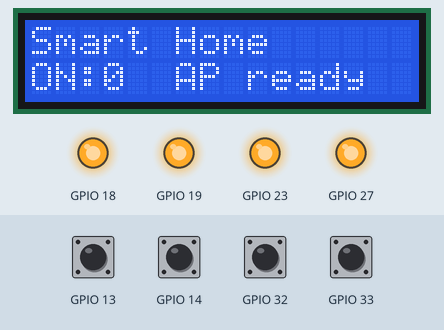
The sketch below on a simulated ESP32. Parts: 16×2 character LCD, output pins drawn as LEDs (lit = HIGH). The test bench sets the inputs (shaded band); at power-on: GPIO 13, GPIO 14, GPIO 32, GPIO 33 HIGH. WiFi joins after 1.5 s; servers stay silent unless stated; storage starts empty; what the sketch prints to the serial monitor is not drawn.

Above: at 5.6 s.
5.7 s: GPIO 13 pulled LOW for 0.15 s
At 8.1 s:
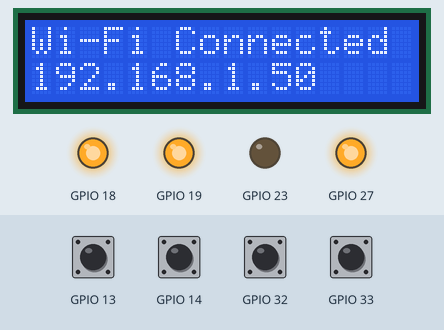
8.8 s: GPIO 14 pulled LOW for 0.15 s
At 11.3 s:
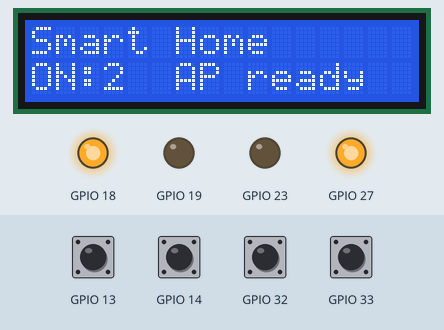
11.9 s: GPIO 32 pulled LOW for 0.15 s
At 13.2 s:
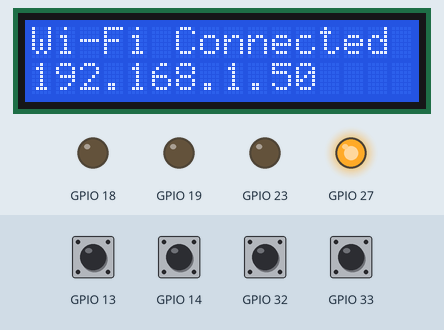
15.0 s: GPIO 13 pulled LOW for 1 s
At 15.6 s:
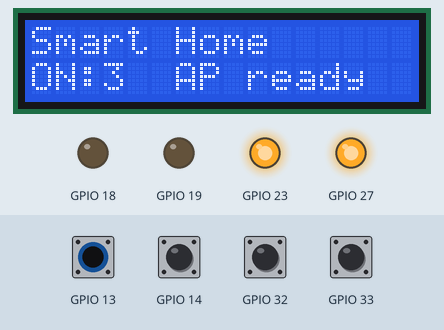
19.0 s: GPIO 14 pulled LOW for 1 s
At 21.4 s:
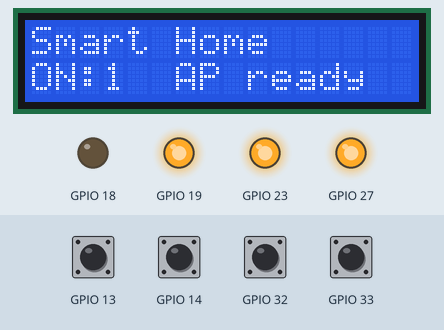
23.0 s: GPIO 33 pulled LOW for 0.15 s
At 24.1 s:
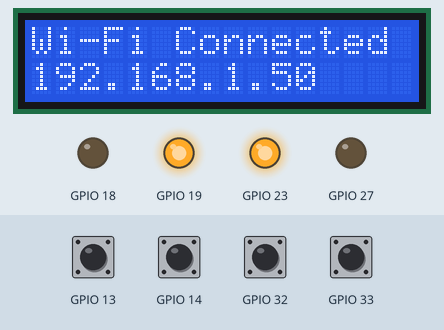
Timing chart, 0 to 26.0 s (numbered marks = the images above; inputs shaded):
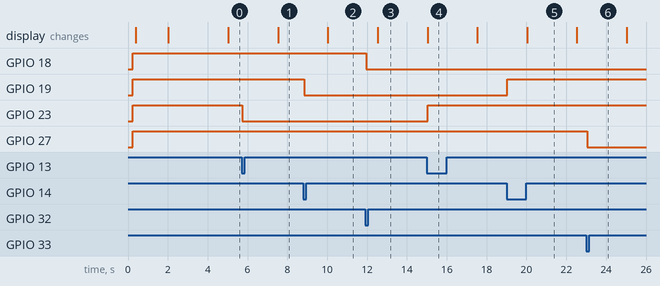

Measured:
- after the input at 5.7 s, GPIO 23: HIGH → LOW after 0.05 s
- after the input at 8.8 s, GPIO 19: HIGH → LOW after 0.05 s; the display: changes after 1.2 s (image 2)
- after the input at 11.9 s, GPIO 18: HIGH → LOW after 0.05 s
- after the input at 15.0 s, GPIO 23: LOW → HIGH after 0.05 s
- after the input at 19.0 s, GPIO 19: LOW → HIGH after 0.05 s; the display: changes after 1.0 s (image 5)
- after the input at 23.0 s, GPIO 27: HIGH → LOW after 0.05 s
- what the display in image 5 shows lasts 2.5 s, from 20.0 s to 22.5 s

The sketch:

SmartHome_Automation.ino
```cpp
/*
  ESP32-Based Smart Home Automation — Integrated Firmware
  Board: ESP32 DevKit V1
  Relays: GPIO 23, 19, 18, 27 (assumed active LOW)
  Switches: GPIO 13, 14, 32, 33 (active LOW INPUT_PULLUP)
  LCD: 16x2 I2C, SDA 21 / SCL 22, default address 0x27
  Libraries required:
    - ArduinoJson (6.x or 7.x)
    - LiquidCrystal_I2C (compatible library)
    - ESPAsyncWebServer
    - AsyncTCP
  Dashboard files must be uploaded to LittleFS under / (index.html, css/, js/).
  IMPORTANT: Test with relay contacts disconnected from mains.
*/
#include <Arduino.h>
#include <WiFi.h>
#include <Wire.h>
#include <LiquidCrystal_I2C.h>
#include <LittleFS.h>
#include <ArduinoJson.h>
#include <AsyncTCP.h>
#include <ESPAsyncWebServer.h>

namespace Pins {
  constexpr uint8_t RELAY[4]  = {23, 19, 18, 27};
  constexpr uint8_t SWITCH[4] = {13, 14, 32, 33};
  constexpr uint8_t SDA = 21;
  constexpr uint8_t SCL = 22;
}
constexpr bool RELAY_ACTIVE_LOW = true;
constexpr uint8_t LCD_ADDR = 0x27;
constexpr uint32_t DEBOUNCE_MS = 45;
const char* AP_NAME = "SmartHome-ESP32";
const char* AP_PASS = "smarthome123"; // Change before public use
const char* STA_SSID = "YOUR_WIFI_NAME";
const char* STA_PASS = "YOUR_WIFI_PASSWORD";
const char* CONFIG_FILE = "/config.json";

LiquidCrystal_I2C lcd(LCD_ADDR, 16, 2);
AsyncWebServer server(80);
AsyncWebSocket ws("/ws");

bool relayState[4] = {false,false,false,false};
bool rawSwitch[4] = {HIGH,HIGH,HIGH,HIGH};
bool stableSwitch[4] = {HIGH,HIGH,HIGH,HIGH};
uint32_t switchChangedAt[4] = {0,0,0,0};
String applianceName[4] = {"Red Lamp","Green Lamp","Blue Lamp","Yellow Lamp"};
String applianceType[4] = {"Light","Light","Light","Light"};
String applianceIcon[4] = {"bulb","bulb","bulb","bulb"};
String applianceColor[4] = {"#ff5b61","#27d17f","#438cff","#f1c232"};
String lcdStatus = "Starting...";
uint32_t lcdLastUpdate = 0;
uint8_t lcdPage = 0;

String jsonState() {
  JsonDocument doc;
  JsonArray channels = doc["channels"].to<JsonArray>();
  for (uint8_t i=0;i<4;i++) channels.add(relayState[i]);
  doc["wifi"] = WiFi.status()==WL_CONNECTED ? "connected" : "ap";
  doc["ip"] = WiFi.status()==WL_CONNECTED ? WiFi.localIP().toString() : WiFi.softAPIP().toString();
  String out; serializeJson(doc,out); return out;
}
String channelJson(uint8_t ch) {
  JsonDocument doc;
  doc["channel"]=ch+1; doc["state"]=relayState[ch];
  String out; serializeJson(doc,out); return out;
}
void publishState(uint8_t ch) {
  ws.textAll(channelJson(ch));
}
void setRelay(uint8_t ch, bool on, bool broadcast=true) {
  if(ch>=4) return;
  relayState[ch]=on;
  digitalWrite(Pins::RELAY[ch], RELAY_ACTIVE_LOW ? (on?LOW:HIGH) : (on?HIGH:LOW));
  Serial.printf("Relay/channel %u => %s\n",ch+1,on?"ON":"OFF");
  if(broadcast) publishState(ch);
}
void allOff() { for(uint8_t i=0;i<4;i++) setRelay(i,false); }
void loadConfig() {
  if(!LittleFS.exists(CONFIG_FILE)) return;
  File f=LittleFS.open(CONFIG_FILE,"r"); if(!f) return;
  JsonDocument doc; DeserializationError e=deserializeJson(doc,f); f.close();
  if(e){Serial.println("Config JSON invalid; using defaults.");return;}
  JsonArray arr=doc["channels"].as<JsonArray>();
  for(uint8_t i=0;i<4 && i<arr.size();i++){
    JsonObject c=arr[i];
    if(c["name"].is<const char*>()) applianceName[i]=String((const char*)c["name"]);
    if(c["type"].is<const char*>()) applianceType[i]=String((const char*)c["type"]);
    if(c["icon"].is<const char*>()) applianceIcon[i]=String((const char*)c["icon"]);
    if(c["color"].is<const char*>()) applianceColor[i]=String((const char*)c["color"]);
  }
}
bool saveConfig(JsonDocument& doc) {
  File f=LittleFS.open(CONFIG_FILE,"w"); if(!f) return false;
  bool ok=serializeJson(doc,f)>0; f.close(); return ok;
}
void configJson(String& out) {
  JsonDocument doc; JsonArray arr=doc["channels"].to<JsonArray>();
  for(uint8_t i=0;i<4;i++){
    JsonObject c=arr.add<JsonObject>();
    c["id"]=i+1; c["name"]=applianceName[i]; c["type"]=applianceType[i];
    c["icon"]=applianceIcon[i]; c["color"]=applianceColor[i]; c["state"]=relayState[i];
  }
  serializeJson(doc,out);
}
void lcdPrintLine(uint8_t row,String text) {
  if(text.length()>16) text=text.substring(0,16);
  while(text.length()<16) text+=" ";
  lcd.setCursor(0,row); lcd.print(text);
}
void updateLCD() {
  if(millis()-lcdLastUpdate<2500) return;
  lcdLastUpdate=millis();
  if(WiFi.status()==WL_CONNECTED) {
    if(lcdPage==0){lcdPrintLine(0,"Wi-Fi Connected");lcdPrintLine(1,WiFi.localIP().toString());}
    else {lcdPrintLine(0,"Smart Home");lcdPrintLine(1,String("ON:")+String((relayState[0]?1:0)+(relayState[1]?1:0)+(relayState[2]?1:0)+(relayState[3]?1:0))+"  AP ready");}
  } else {
    if(lcdPage==0){lcdPrintLine(0,"Wi-Fi: AP Mode");lcdPrintLine(1,WiFi.softAPIP().toString());}
    else {lcdPrintLine(0,"Connect to:");lcdPrintLine(1,AP_NAME);}
  }
  lcdPage=(lcdPage+1)%2;
}
void handleSwitches() {
  uint32_t now=millis();
  for(uint8_t i=0;i<4;i++){
    bool reading=digitalRead(Pins::SWITCH[i]);
    if(reading!=rawSwitch[i]){rawSwitch[i]=reading;switchChangedAt[i]=now;}
    if(now-switchChangedAt[i]>=DEBOUNCE_MS && stableSwitch[i]!=rawSwitch[i]){
      stableSwitch[i]=rawSwitch[i];
      // Toggle on a debounced switch press/active edge (LOW).
      if(stableSwitch[i]==LOW) setRelay(i,!relayState[i]);
    }
  }
}
void sendStatus(AsyncWebServerRequest* req) {
  req->send(200,"application/json",jsonState());
}
void setupRoutes() {
  server.on("/api/status",HTTP_GET,sendStatus);
  server.on("/api/config",HTTP_GET,[](AsyncWebServerRequest* r){String out;configJson(out);r->send(200,"application/json",out);});
  server.on("/api/config",HTTP_POST,[](AsyncWebServerRequest* r){r->send(400,"application/json","{\"error\":\"Send JSON body\"}");},nullptr,
  [](AsyncWebServerRequest* r,uint8_t* data,size_t len,size_t index,size_t total){
    if(index==0){r->_tempObject=new String();}
    String* body=(String*)r->_tempObject; body->concat((const char*)data,len);
    if(index+len==total){
      JsonDocument doc; DeserializationError e=deserializeJson(doc,*body);
      if(e){r->send(400,"application/json","{\"error\":\"Invalid JSON\"}");delete body;r->_tempObject=nullptr;return;}
      JsonArray arr=doc["channels"].as<JsonArray>();
      if(arr.size()!=4){r->send(400,"application/json","{\"error\":\"Expected four channel settings\"}");delete body;r->_tempObject=nullptr;return;}
      for(uint8_t i=0;i<4;i++){JsonObject c=arr[i];applianceName[i]=String((const char*)(c["name"]|"Channel"));applianceType[i]=String((const char*)(c["type"]|"Other"));applianceIcon[i]=String((const char*)(c["icon"]|"home"));applianceColor[i]=String((const char*)(c["color"]|"#ffffff"));}
      bool ok=saveConfig(doc);r->send(ok?200:500,"application/json",ok?"{\"saved\":true}":"{\"error\":\"Filesystem write failed\"}");
      delete body;r->_tempObject=nullptr;
    }
  });
  for(uint8_t i=0;i<4;i++){
    String path="/api/relay/"+String(i+1);
    server.on(path.c_str(),HTTP_POST,[i](AsyncWebServerRequest* r){r->send(400,"application/json","{\"error\":\"Send JSON body\"}");},nullptr,
    [i](AsyncWebServerRequest* r,uint8_t* data,size_t len,size_t index,size_t total){
      String* body=(String*)r->_tempObject;if(index==0){body=new String();r->_tempObject=body;}body->concat((const char*)data,len);
      if(index+len==total){JsonDocument doc;auto e=deserializeJson(doc,*body);if(e||!doc["state"].is<bool>()){r->send(400,"application/json","{\"error\":\"state boolean required\"}");}else{setRelay(i,doc["state"].as<bool>());r->send(200,"application/json",channelJson(i));}delete body;r->_tempObject=nullptr;}
    });
  }
  server.on("/api/all-off",HTTP_POST,[](AsyncWebServerRequest* r){allOff();r->send(200,"application/json",jsonState());});
  server.onNotFound([](AsyncWebServerRequest* r){if(r->method()==HTTP_OPTIONS){r->send(204);}else r->send(404,"text/plain","Not found");});
  ws.onEvent([](AsyncWebSocket* server,AsyncWebSocketClient* client,AwsEventType type,void* arg,uint8_t* data,size_t len){
    if(type==WS_EVT_CONNECT){client->text(jsonState());}
  });
  server.addHandler(&ws);
  // Register the catch-all static file handler LAST so /api/* and /ws
  // handlers always get a chance to match first.
  server.serveStatic("/", LittleFS, "/").setDefaultFile("index.html");
}
void setup() {
  Serial.begin(115200);delay(250);
  // Initialize relays in OFF state before other setup.
  for(uint8_t i=0;i<4;i++){digitalWrite(Pins::RELAY[i],RELAY_ACTIVE_LOW?HIGH:LOW);pinMode(Pins::RELAY[i],OUTPUT);relayState[i]=false;}
  for(uint8_t i=0;i<4;i++)pinMode(Pins::SWITCH[i],INPUT_PULLUP);
  Wire.begin(Pins::SDA,Pins::SCL);
  lcd.init();lcd.backlight();lcd.clear();lcdPrintLine(0,"Smart Home");lcdPrintLine(1,"Starting...");
  if(!LittleFS.begin(false)){Serial.println("LittleFS mount failed (no auto format).");lcdPrintLine(0,"LittleFS Error");lcdPrintLine(1,"Dashboard missing");}else loadConfig();
  WiFi.mode(WIFI_AP_STA);
  WiFi.softAP(AP_NAME,AP_PASS);
  lcdPrintLine(0,"Waiting Wi-Fi...");
  WiFi.begin(STA_SSID,STA_PASS);
  uint32_t start=millis();
  while(WiFi.status()!=WL_CONNECTED && millis()-start<20000){delay(400);Serial.print(".");}
  if(WiFi.status()==WL_CONNECTED){Serial.printf("\nWi-Fi connected. IP: %s\n",WiFi.localIP().toString().c_str());lcdPrintLine(0,"Wi-Fi Connected");lcdPrintLine(1,WiFi.localIP().toString());}
  else {Serial.println("\nWi-Fi timeout; AP mode remains available.");lcdPrintLine(0,"AP Mode Ready");lcdPrintLine(1,WiFi.softAPIP().toString());}
  Serial.printf("AP SSID: %s | AP IP: %s\n",AP_NAME,WiFi.softAPIP().toString().c_str());
  setupRoutes();server.begin();Serial.println("HTTP server started (port 80).");
}
void loop(){handleSwitches();updateLCD();ws.cleanupClients();delay(2);}
```
